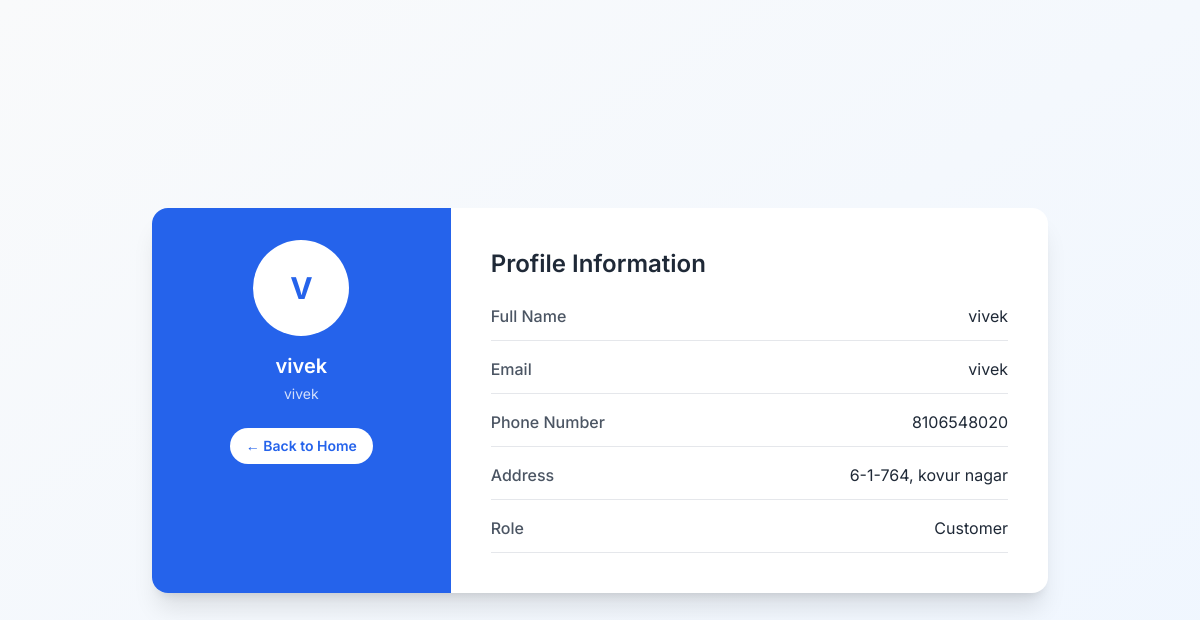
Page /customer/profile (signed in) on the committed database.
### schemas/schemas.py (models this page shows)
class Users(Base):
    __tablename__ = "users"
    id = Column(Integer, primary_key=True, index=True)
    email = Column(String, unique=True, index=True, nullable=False)
    username = Column(String, unique=True, index=True, nullable=False)
    hashed_password = Column(String, nullable=False)
    phone_number = Column(String, nullable=False)
    address = Column(String, nullable=False)
    is_admin = Column(Boolean, default=False)
    bookings = relationship("Booking", back_populates="user")

### routes/customer_routes.py (the view)
@router.get("/profile", response_class=HTMLResponse)
async def profile(request: Request, db: Session = Depends(get_db)):
    user = await get_current_user(request, db)
    if not user:
        return RedirectResponse("/auth/login", status_code=302)
    return templates.TemplateResponse(
        "profile.html", {"request": request, "user": user}
    )

### templates/profile.html (shortened to what this page needs)
<!DOCTYPE html>
<html lang="en">
<head>
  <script src="https://cdn.tailwindcss.com"></script>
</head>
<body class="bg-gradient-to-br from-gray-50 to-blue-50 min-h-screen flex items-center justify-center px-4 py-10">
  <div class="w-full max-w-4xl bg-white shadow-xl rounded-2xl overflow-hidden">
    <div class="grid grid-cols-1 md:grid-cols-3 gap-0">
      <div class="bg-blue-600 text-white p-6 md:p-8">
        <div class="flex flex-col items-center">
          <div class="w-24 h-24 rounded-full bg-white text-blue-600 text-3xl flex items-center justify-center font-bold mb-4">
            {{ user.username[0]|upper }}
          </div>
          <h2 class="text-xl font-semibold">{{ user.username }}</h2>
          <p class="text-sm opacity-80 mt-1">{{ user.email }}</p>
          <div class="mt-6">
            <a href="/customer/" class="inline-block bg-white text-blue-600 px-4 py-2 rounded-full text-sm font-semibold hover:bg-blue-100 transition">← Back to Home</a>
          </div>
        </div>
      </div>
      <div class="col-span-2 p-6 md:p-10">
        <h3 class="text-2xl font-semibold text-gray-800 mb-6">Profile Information</h3>
        <div class="space-y-4">
          <div class="flex justify-between border-b pb-3">
            <span class="font-medium text-gray-600">Full Name</span>
            <span class="text-gray-800">{{ user.username }}</span>
          </div>
          <div class="flex justify-between border-b pb-3">
            <span class="font-medium text-gray-600">Email</span>
            <span class="text-gray-800">{{ user.email }}</span>
          </div>
          <div class="flex justify-between border-b pb-3">
            <span class="font-medium text-gray-600">Phone Number</span>
            <span class="text-gray-800">{{ user.phone_number or '—' }}</span>
          </div>
          <div class="flex justify-between border-b pb-3">
            <span class="font-medium text-gray-600">Address</span>
            <span class="text-gray-800 max-w-[250px] text-right">{{ user.address or '—' }}</span>
          </div>
          <div class="flex justify-between border-b pb-3">
            <span class="font-medium text-gray-600">Role</span>
            <span class="text-gray-800">{{ 'Admin' if user.is_admin else 'Customer' }}</span>
          </div>
        </div>
      </div>
    </div>
  </div>
</body>
</html>

### templates/profile.html (style rules this page uses)
body { font-family: 'Inter', sans-serif; }

### rows in the picture
Users: username "V", username "vivek", email "vivek", phone_number "8106548020", address "6-1-764, kovur nagar", is_admin "Customer"
